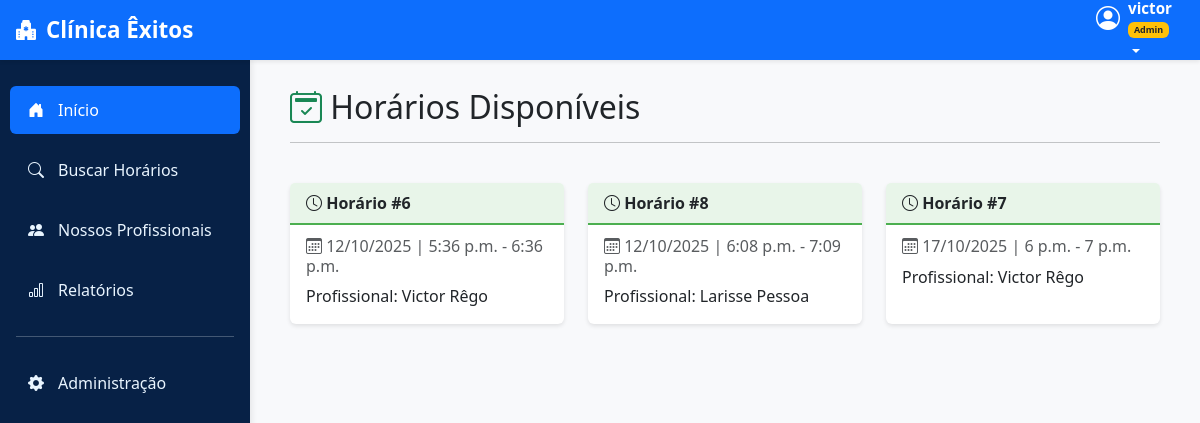
Screenshot of /usuarios/horarios/ (signed in) with the database file from the repository.
### usuarios/models.py (models this page shows, shortened)
class HorarioDisponivel(models.Model):
    profissional = models.ForeignKey(
        UsuarioAdaptado,
        on_delete=models.CASCADE,
        limit_choices_to={'is_professional': True},
        related_name='usuarios_horarios'
    )
    data = models.DateField(verbose_name="Data do Atendimento")
    hora_inicio = models.TimeField(verbose_name="Hora de Início")
    hora_fim = models.TimeField(verbose_name="Hora de Término")
    ativo = models.BooleanField(default=True, verbose_name="Disponível")
    class Meta:
        verbose_name = "Horário Disponível"
        verbose_name_plural = "Horários Disponíveis"
        ordering = ['data', 'hora_inicio']

class UsuarioAdaptado(AbstractUser):
    cpf = models.CharField(max_length=11, unique=True, verbose_name="CPF")
    nome_cidade = models.CharField(max_length=100, blank=True, null=True)
    endereco = models.CharField(max_length=255, blank=True, null=True)
    nome_bairro = models.CharField(max_length=100, blank=True, null=True)
    data_nascimento = models.DateField(blank=True, null=True)
    foto_perfil = models.ImageField(upload_to='perfil/', null=True, blank=True, verbose_name="Foto de Perfil")
    is_professional = models.BooleanField(default=False)
    especializacao = models.CharField(max_length=255, blank=True, null=True, verbose_name="Especialização")
    crm = models.CharField(max_length=50, blank=True, null=True, verbose_name="CRM")
    telefone_contato = models.CharField(max_length=20, blank=True, null=True, verbose_name="Telefone de Contato")
    email_profissional = models.EmailField(blank=True, null=True, verbose_name="E-mail Profissional")
    biografia = models.TextField(blank=True, null=True, verbose_name="Biografia")

### usuarios/views.py (the view)
# urls.py: path('', agenda_views.listar_horarios, name='listar_horarios'),
@login_required
def listar_horarios(request):
    if not request.user.is_professional:
        horarios = HorarioDisponivel.objects.all().order_by('data', 'hora_inicio')
        return render(request, 'horarios_paciente/listar_horarios.html', {'horarios': horarios})
    horarios = HorarioDisponivel.objects.filter(profissional=request.user)
    return render(request, 'usuarios/horarios_list.html', {'horarios': horarios})

### agenda/templates/horarios_paciente/listar_horarios.html (shortened to what this page needs)
{% extends 'base.html' %}
{% block content %}
<div class="container-fluid">
    <div class="row mb-4">
        <div class="col-12">
            <div class="d-flex justify-content-between align-items-center">
                <h2 class="mb-0">
                    <i class="bi bi-calendar2-check text-success"></i> Horários Disponíveis
                </h2>
            </div>
            <hr>
        </div>
    </div>
    {% if horarios %}
        <div class="row g-4">
            {% for horario in horarios %}
                <div class="col-md-4">
                    <div class="card horario-card">
                        <div class="card-header d-flex justify-content-between align-items-center">
                            <span>
                                <i class="bi bi-clock"></i> Horário #{{ horario.id }}
                            </span>
                        </div>
                        <div class="card-body">
                            <h6 class="card-subtitle mb-2 text-muted">
                                <i class="bi bi-calendar3"></i> {{ horario.data|date:"d/m/Y" }}
                                | {{ horario.hora_inicio }} - {{ horario.hora_fim }}
                            </h6>
                            <p class="card-text">
                                Profissional: {{ horario.profissional.get_full_name }}
                            </p>
                        </div>
                    </div>
                </div>
            {% endfor %}
        </div>
    {% endif %}
</div>
{% endblock %}

### templates/base.html (shortened to what this page needs)
{% load static %}
<!DOCTYPE html>
<html lang="pt-br">
<head>
    <link href="https://cdn.jsdelivr.net/npm/bootstrap@5.3.0/dist/css/bootstrap.min.css" rel="stylesheet">
    <link rel="stylesheet" href="https://cdn.jsdelivr.net/npm/bootstrap-icons@1.11.0/font/bootstrap-icons.css">
</head>
<body>
    <nav class="navbar top-navbar fixed-top">
        <div class="container-fluid">
            <a class="navbar-brand" href="{% if user.is_authenticated and user.groups.all.0.name == 'profissionais' %}{% url 'listar_horarios' %}
                {% elif user.is_authenticated and user.groups.all.0.name == 'usuarios_comum' %}{% url 'listar_consultas_usuario' %}
                {% elif user.is_superuser %}/admin/
                {% else %}{% url 'login' %}{% endif %}">
                <i class="bi bi-hospital-fill" style="font-size:1.25rem;"></i> Clínica Êxitos
            </a>
            <div class="user-menu">
                <div class="dropdown">
                    <button class="btn dropdown-toggle user-btn" type="button" data-bs-toggle="dropdown">
                        <div class="d-flex align-items-center gap-2">
                            {% if user.is_authenticated %}
                                {% if user.foto_perfil %}
                                    <img src="{{ user.foto_perfil.url }}" alt="{{ user.username }}" class="user-avatar">
                                {% else %}
                                    <i class="bi bi-person-circle fs-4" style="color:white"></i>
                                {% endif %}
                            {% else %}
                                <i class="bi bi-person-circle fs-4" style="color:white"></i>
                            {% endif %}
                            <div class="user-info text-start">
                                {% if user.is_authenticated %}
                                    <div class="user-name">{{ user.get_full_name|default:user.username }}</div>
                                    <div class="user-groups">
                                        {% if user.is_superuser %}
                                            <span class="badge bg-warning text-dark">Admin</span>
                                        {% endif %}
                                    </div>
                                {% else %}
                                    <div class="user-name">Visitante</div>
                                {% endif %}
                            </div>
                        </div>
                    </button>
                </div>
            </div>
        </div>
    </nav>
    <div class="sidebar">
        <nav class="nav flex-column">
            <a class="nav-link {% if request.resolver_match.url_name == 'listar_horarios' or request.resolver_match.url_name == 'listar_consultas_usuario' %}active{% endif %}"
               href="{% if user.is_authenticated and user.groups.all.0.name == 'profissionais' %}{% url 'listar_horarios' %}
                      {% elif user.is_authenticated and user.groups.all.0.name == 'usuarios_comum' %}{% url 'listar_consultas_usuario' %}
                      {% elif user.is_superuser %}/admin/
                      {% else %}{% url 'login' %}{% endif %}">
                <i class="bi bi-house-door-fill"></i> Início
            </a>
            <a class="nav-link" href="#"><i class="bi bi-search"></i> Buscar Horários</a>
            <a class="nav-link {% if request.resolver_match.url_name == 'listar_profissionais' %}active{% endif %}" href="{% url 'listar_profissionais' %}">
                <i class="bi bi-people-fill"></i> Nossos Profissionais
            </a>
            {% if user.is_superuser %}
                <a class="nav-link" href="#"><i class="bi bi-bar-chart"></i> Relatórios</a>
                <hr class="text-light mx-3">
                <a class="nav-link" href="/admin/"><i class="bi bi-gear-fill"></i> Administração</a>
            {% endif %}
        </nav>
    </div>
    <main class="main-content">
        {% block content %}{% endblock %}
    </main>
</body>
</html>

### templates/base.html (style rules this page uses)
:root { --primary-blue: #0d6efd; --light-blue: #e9f5ff; --dark-blue: #072146; --sidebar-width: 250px; --muted-text: #6c757d; }
body { background-color: #f8f9fb; font-family: 'Segoe UI', Tahoma, Geneva, Verdana, sans-serif; }
.top-navbar { background-color: var(--primary-blue); height: 60px; box-shadow: 0 2px 4px rgba(0,0,0,0.08); }
.top-navbar .container-fluid { display: flex; justify-content: space-between; align-items: center; height: 100%; padding: 0 1rem; }
.top-navbar .navbar-brand { color: white; font-size: 1.4rem; font-weight: 700; display: flex; align-items: center; gap: 10px; margin: 0; height: 100%; text-decoration: none; }
.top-navbar .user-menu { color: white; display: flex; align-items: center; height: 100%; }
.top-navbar .dropdown-toggle { background-color: transparent; border: none; color: white; font-weight: 500; padding: 8px 12px; }
.top-navbar .user-name { font-weight: 600; font-size: 0.95rem; color: white; }
.top-navbar .user-groups { font-size: 0.75rem; margin-top: 2px; color: rgba(255,255,255,0.9); }
.sidebar { position: fixed; top: 60px; left: 0; bottom: 0; width: var(--sidebar-width); background-color: var(--dark-blue); padding-top: 20px; box-shadow: 2px 0 6px rgba(0,0,0,0.08); overflow-y: auto; }
.sidebar .nav-link { color: #e9f5ff; padding: 12px 18px; margin: 6px 10px; border-radius: 6px; transition: all 0.2s; display: flex; align-items: center; gap: 10px; }
.sidebar .nav-link.active { background-color: var(--primary-blue); color: white; }
.sidebar .nav-link i { width: 20px; }
.main-content { margin-left: var(--sidebar-width); margin-top: 60px; padding: 28px; min-height: calc(100vh - 60px); }

### agenda/templates/horarios_paciente/listar_horarios.html (style rules this page uses)
.horario-card { transition: transform 0.2s, box-shadow 0.2s; border: none; box-shadow: 0 2px 4px rgba(0,0,0,0.1); height: 100%; }
.horario-card .card-header { background-color: #E8F5E9; border-bottom: 2px solid #4CAF50; font-weight: bold; }

### rows the page displays
HorarioDisponivel: id "6", data "12/10/2025", hora_inicio "5:36 p.m.", hora_fim "6:36 p.m.", profissional.get_full_name "Victor Rêgo"
HorarioDisponivel: id "8", data "12/10/2025", hora_inicio "6:08 p.m.", hora_fim "7:09 p.m.", profissional.get_full_name "Larisse Pessoa"
HorarioDisponivel: id "7", data "17/10/2025", hora_inicio "6 p.m.", hora_fim "7 p.m.", profissional.get_full_name "Victor Rêgo"
